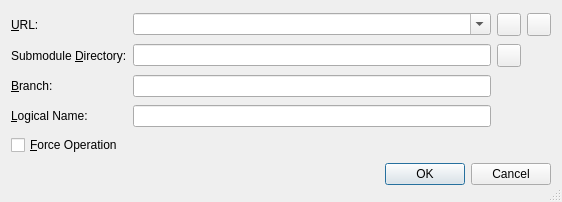
<?xml version="1.0" encoding="UTF-8"?>
<ui version="4.0">
 <class>GitSubmoduleAddDialog</class>
 <widget class="QDialog" name="GitSubmoduleAddDialog">
  <property name="geometry">
   <rect>
    <x>0</x>
    <y>0</y>
    <width>562</width>
    <height>202</height>
   </rect>
  </property>
  <property name="windowTitle">
   <string>Add Submodule</string>
  </property>
  <property name="sizeGripEnabled">
   <bool>true</bool>
  </property>
  <layout class="QGridLayout" name="gridLayout">
   <item row="0" column="0">
    <widget class="QLabel" name="TextLabel2">
     <property name="text">
      <string>&amp;URL:</string>
     </property>
     <property name="buddy">
      <cstring>submoduleUrlCombo</cstring>
     </property>
    </widget>
   </item>
   <item row="0" column="1">
    <widget class="QComboBox" name="submoduleUrlCombo">
     <property name="sizePolicy">
      <sizepolicy hsizetype="Expanding" vsizetype="Fixed">
       <horstretch>0</horstretch>
       <verstretch>0</verstretch>
      </sizepolicy>
     </property>
     <property name="toolTip">
      <string>Enter the URL of the repository</string>
     </property>
     <property name="editable">
      <bool>true</bool>
     </property>
     <property name="insertPolicy">
      <enum>QComboBox::InsertAtTop</enum>
     </property>
     <property name="sizeAdjustPolicy">
      <enum>QComboBox::AdjustToMinimumContentsLength</enum>
     </property>
    </widget>
   </item>
   <item row="0" column="2">
    <widget class="QToolButton" name="submoduleUrlButton">
     <property name="toolTip">
      <string>Select the repository URL via a directory selection dialog</string>
     </property>
    </widget>
   </item>
   <item row="0" column="3">
    <widget class="QToolButton" name="submoduleUrlClearHistoryButton">
     <property name="toolTip">
      <string>Press to clear the history of entered repository URLs</string>
     </property>
    </widget>
   </item>
   <item row="1" column="0">
    <widget class="QLabel" name="TextLabel4">
     <property name="text">
      <string>Submodule &amp;Directory:</string>
     </property>
     <property name="buddy">
      <cstring>submoduleDirEdit</cstring>
     </property>
    </widget>
   </item>
   <item row="1" column="1">
    <widget class="QLineEdit" name="submoduleDirEdit">
     <property name="toolTip">
      <string>Enter the directory for the submodule (leave empty to use default).</string>
     </property>
    </widget>
   </item>
   <item row="1" column="2">
    <widget class="QToolButton" name="submoduleDirButton"/>
   </item>
   <item row="2" column="0">
    <widget class="QLabel" name="label">
     <property name="text">
      <string>&amp;Branch:</string>
     </property>
     <property name="buddy">
      <cstring>branchEdit</cstring>
     </property>
    </widget>
   </item>
   <item row="2" column="1">
    <widget class="QLineEdit" name="branchEdit">
     <property name="toolTip">
      <string>Enter a branch name</string>
     </property>
    </widget>
   </item>
   <item row="3" column="0">
    <widget class="QLabel" name="label_2">
     <property name="text">
      <string>&amp;Logical Name:</string>
     </property>
     <property name="buddy">
      <cstring>nameEdit</cstring>
     </property>
    </widget>
   </item>
   <item row="3" column="1">
    <widget class="QLineEdit" name="nameEdit">
     <property name="toolTip">
      <string>Enter a logical name</string>
     </property>
    </widget>
   </item>
   <item row="4" column="0" colspan="2">
    <widget class="QCheckBox" name="forceCheckBox">
     <property name="toolTip">
      <string>Select to enforce the operation</string>
     </property>
     <property name="text">
      <string>&amp;Force Operation</string>
     </property>
    </widget>
   </item>
   <item row="5" column="0" colspan="4">
    <widget class="QDialogButtonBox" name="buttonBox">
     <property name="orientation">
      <enum>Qt::Horizontal</enum>
     </property>
     <property name="standardButtons">
      <set>QDialogButtonBox::Cancel|QDialogButtonBox::Ok</set>
     </property>
    </widget>
   </item>
  </layout>
 </widget>
 <tabstops>
  <tabstop>submoduleUrlCombo</tabstop>
  <tabstop>submoduleUrlButton</tabstop>
  <tabstop>submoduleUrlClearHistoryButton</tabstop>
  <tabstop>submoduleDirEdit</tabstop>
  <tabstop>submoduleDirButton</tabstop>
  <tabstop>branchEdit</tabstop>
  <tabstop>nameEdit</tabstop>
  <tabstop>forceCheckBox</tabstop>
 </tabstops>
 <resources/>
 <connections>
  <connection>
   <sender>buttonBox</sender>
   <signal>accepted()</signal>
   <receiver>GitSubmoduleAddDialog</receiver>
   <slot>accept()</slot>
   <hints>
    <hint type="sourcelabel">
     <x>257</x>
     <y>192</y>
    </hint>
    <hint type="destinationlabel">
     <x>157</x>
     <y>201</y>
    </hint>
   </hints>
  </connection>
  <connection>
   <sender>buttonBox</sender>
   <signal>rejected()</signal>
   <receiver>GitSubmoduleAddDialog</receiver>
   <slot>reject()</slot>
   <hints>
    <hint type="sourcelabel">
     <x>325</x>
     <y>192</y>
    </hint>
    <hint type="destinationlabel">
     <x>286</x>
     <y>201</y>
    </hint>
   </hints>
  </connection>
 </connections>
</ui>
